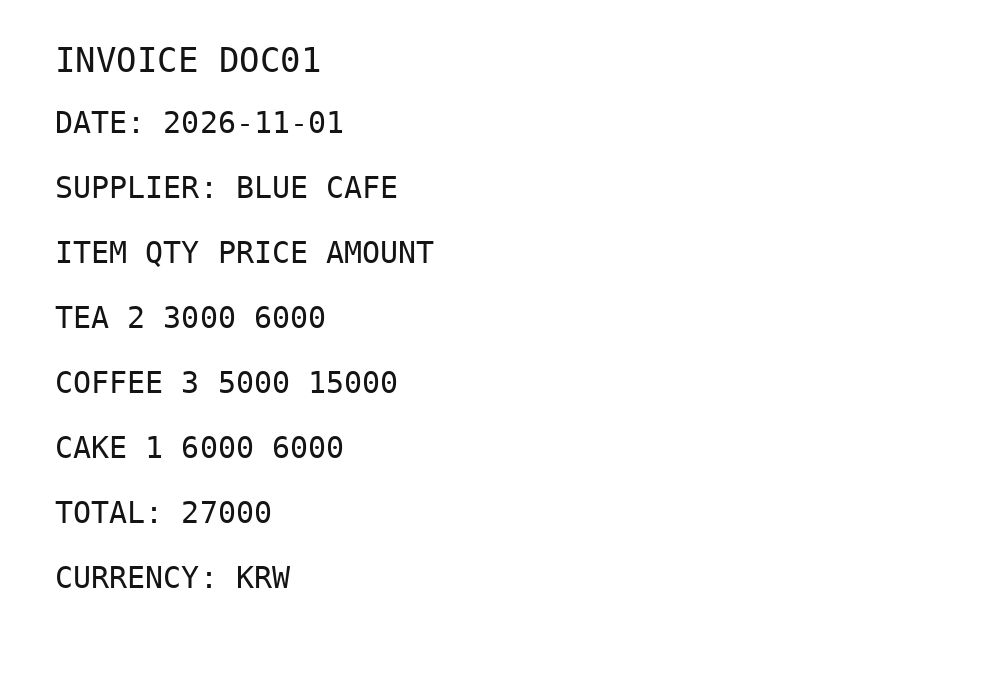
#> input picture 20261109/01_basic/doc01.png, 1000 x 700 px; its folder holds 4 pictures in this run
$ python 01_preprocess.py
#> lines starting #> are read from the running program, lines starting #| are printed output that depends on the picture; after the words box and inside, x2 and y2 are one past the last pixel; in counts of white or black regions, pixels touching at a corner belong together
"""실습 01: 정상 문서 3장을 Gray와 Otsu로 변환합니다. 원본을 덮어쓰지 않습니다."""
from pathlib import Path
import cv2

base = Path(__file__).resolve().parent
for name in ['doc01', 'doc02', 'doc03']:
    image = cv2.imread(str(base / f'{name}.png'))
#> image is the input picture: shape (700, 1000, 3); min 20, max 255, mean 249.2
    # 아래 두 줄만 완성합니다. 출력은 채널이 없는 (높이, 너비) 배열입니다.
# TODO B01
    gray = cv2.cvtColor(image, cv2.COLOR_BGR2GRAY)
    threshold, binary = cv2.threshold(
        gray, 0, 255,
        cv2.THRESH_BINARY | cv2.THRESH_OTSU
    )
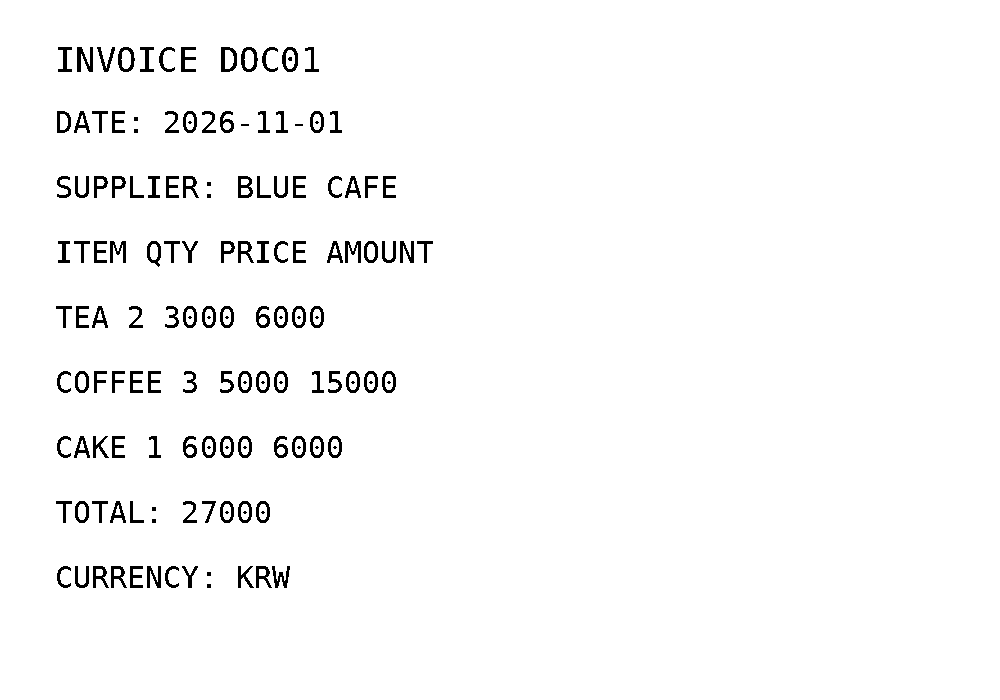
#> binary: shape (700, 1000); 97.5% white; 154 black regions (34 under 20 px), largest, box (x1, y1, x2, y2) and area: (77, 47, 93, 72) 237, (221, 47, 237, 72) 217, (181, 47, 196, 72) 199
#> threshold = 145
# TODO 끝 B01
    cv2.imwrite(str(base / f'p01_{name}_gray.png'), gray)
    cv2.imwrite(str(base / f'p01_{name}_binary.png'), binary)
    print(name, 'shape:', gray.shape, 'threshold:', threshold)
#| doc01 shape: (700, 1000) threshold: 145.0
